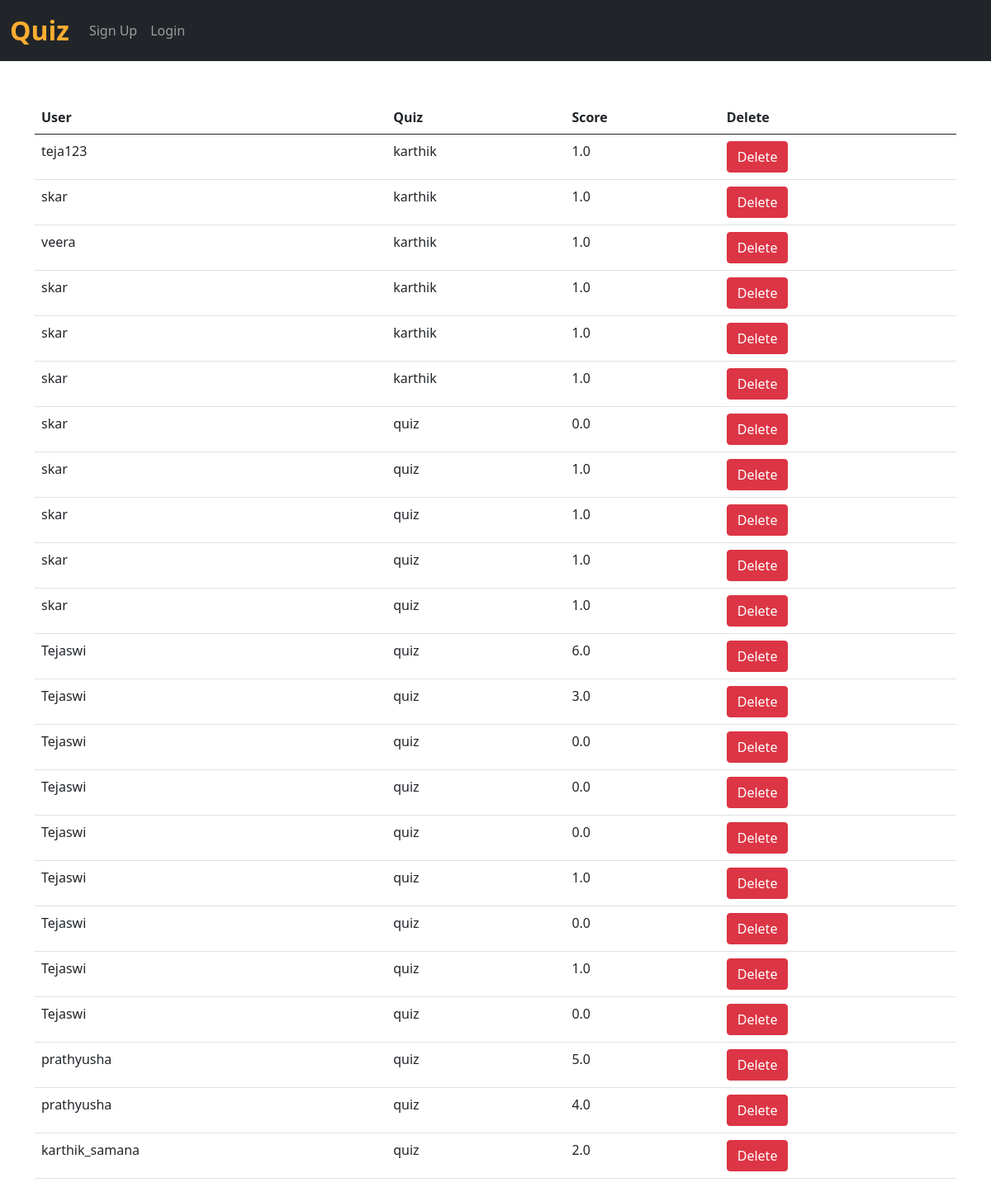
Page /quiz/results/ on the committed database.
### quiz/models.py (models this page shows, shortened)
class Marks_Of_User(models.Model):
    quiz = models.ForeignKey(Quiz, on_delete=models.CASCADE)
    user = models.ForeignKey(User, on_delete=models.CASCADE)
    score = models.FloatField()

class Quiz(models.Model):
    name = models.CharField(max_length=50)
    description = models.CharField(max_length=500)
    number_of_questions = models.IntegerField(default=1)
    time = models.IntegerField(help_text="Duration of the quiz in seconds", default="1")
    def __str__(self):
        return self.name

### quiz/views.py (the view)
# urls.py: path('results/', views.results, name='results'),
def results(request):
    marks = Marks_Of_User.objects.all()
    return render(request, "quiz/results.html", {'marks':marks})

### quiz/templates/quiz/results.html (shortened to what this page needs)
{% extends 'baseq.html' %}
{% block body %}
<div class="container mt-4">
      <br>
      <table class="table">
        <thead>
          <tr>
            <th>User</th>
            <th>Quiz</th>
            <th>Score</th>
            <th>Delete</th>
          </tr>
        </thead>
{% for mark in marks %}
<tr>
  <td>{{mark.user}}</td>
  <td>{{mark.quiz}}</td>
  <td>{{mark.score}}</td>
  <td><a href="{% url 'quiz:delete_result' mark.id %}" class="btn btn-danger">Delete</a></td>
</tr>
{% endfor %}
</table>
</div>
{% endblock %}

### rows in the picture
Marks_Of_User: user "teja123", quiz "karthik", score "1.0"
Marks_Of_User: user "skar", quiz "karthik", score "1.0"
Marks_Of_User: user "veera", quiz "karthik", score "1.0"
Marks_Of_User: user "skar", quiz "karthik", score "1.0"
Marks_Of_User: user "skar", quiz "karthik", score "1.0"
Marks_Of_User: user "skar", quiz "karthik", score "1.0"
Marks_Of_User: user "skar", quiz "quiz", score "0.0"
Marks_Of_User: user "skar", quiz "quiz", score "1.0"
Marks_Of_User: user "skar", quiz "quiz", score "1.0"
Marks_Of_User: user "skar", quiz "quiz", score "1.0"
Marks_Of_User: user "skar", quiz "quiz", score "1.0"
Marks_Of_User: user "Tejaswi", quiz "quiz", score "6.0"
Marks_Of_User: user "Tejaswi", quiz "quiz", score "3.0"
Marks_Of_User: user "Tejaswi", quiz "quiz", score "0.0"
Marks_Of_User: user "Tejaswi", quiz "quiz", score "0.0"
Marks_Of_User: user "Tejaswi", quiz "quiz", score "0.0"
Marks_Of_User: user "Tejaswi", quiz "quiz", score "1.0"
Marks_Of_User: user "Tejaswi", quiz "quiz", score "0.0"
Marks_Of_User: user "Tejaswi", quiz "quiz", score "1.0"
Marks_Of_User: user "Tejaswi", quiz "quiz", score "0.0"
Marks_Of_User: user "prathyusha", quiz "quiz", score "5.0"
Marks_Of_User: user "prathyusha", quiz "quiz", score "4.0"
Marks_Of_User: user "karthik_samana", quiz "quiz", score "2.0"
